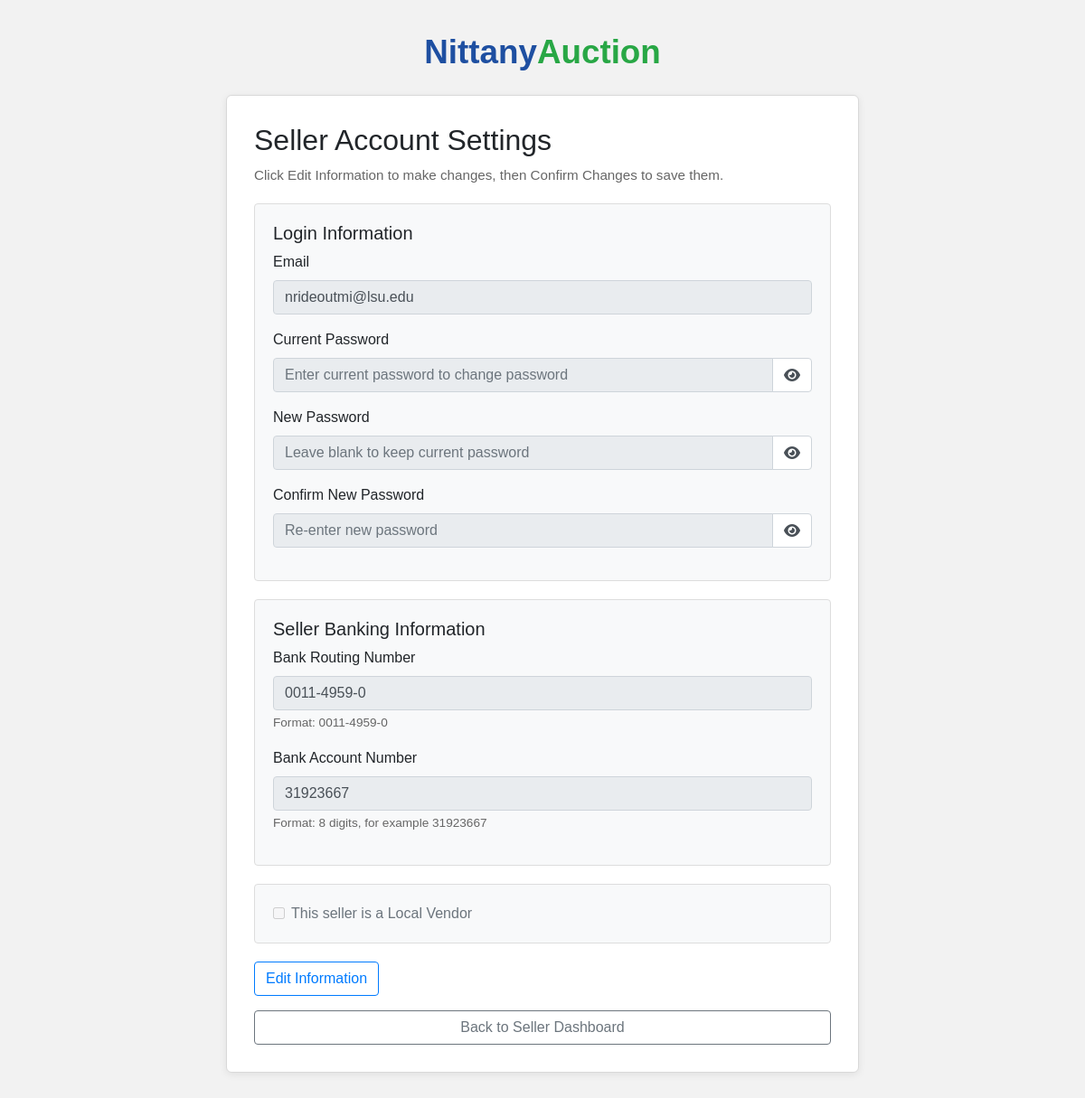
Before: /seller-account (signed in) with the older database file.
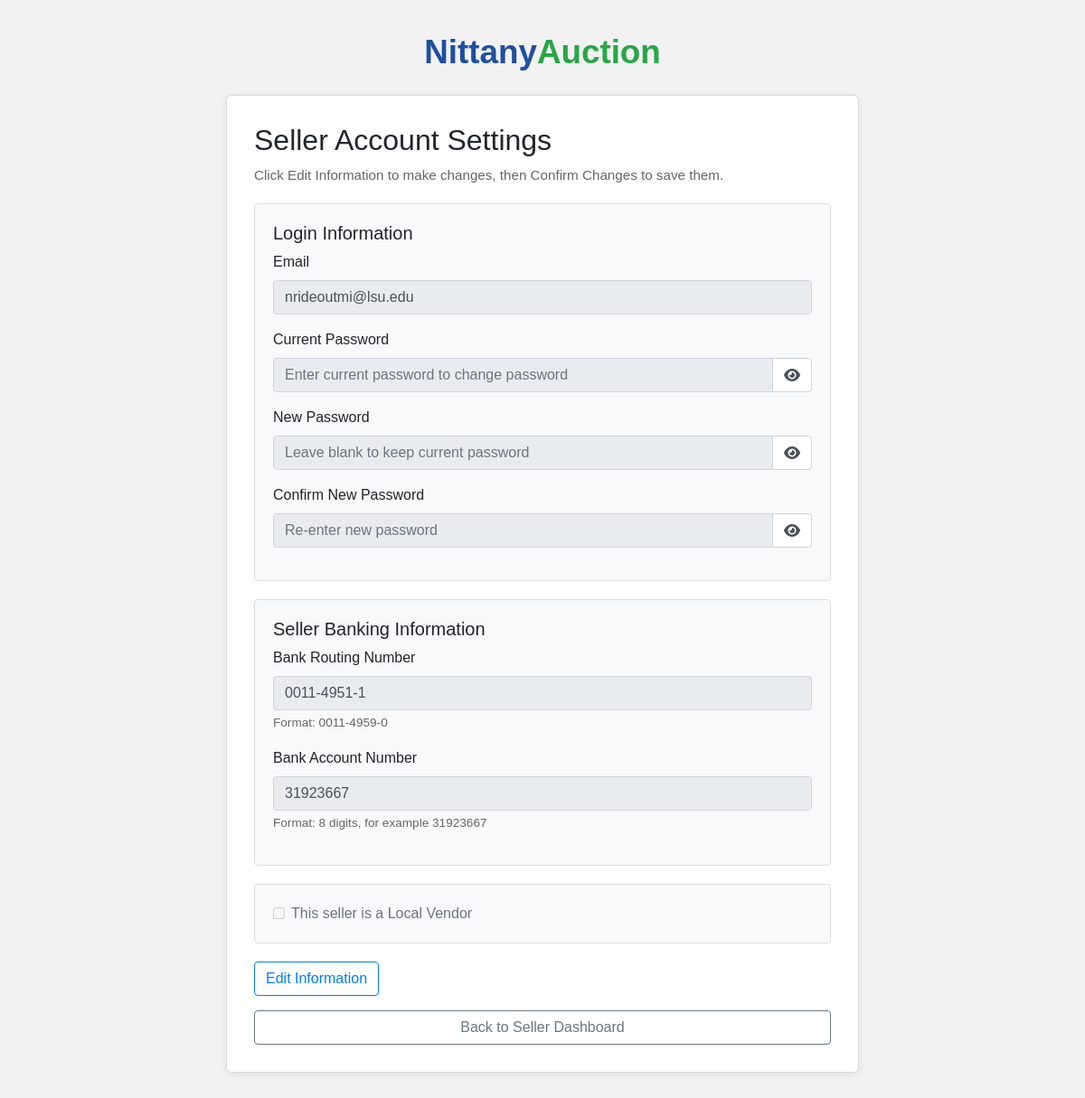
After: the same page with the newer database file.
### tables this page shows
CREATE TABLE Sellers (
    email TEXT PRIMARY KEY,
    bank_routing_number TEXT NOT NULL,
    bank_account_number TEXT NOT NULL,
    balance REAL DEFAULT 0.0,
    FOREIGN KEY (email) REFERENCES Users(email)
        ON UPDATE CASCADE
        ON DELETE RESTRICT
);

### app.py (the view, shortened to what this page needs)
@app.route('/seller-account', methods=['GET', 'POST'])
def seller_account():
    user_email = session.get('email')
    if not user_email:
        return redirect(url_for('authenticate'))
    connection = sql.connect('database.db')
    cursor = connection.cursor()
    error = None
    success = None
    cursor.execute("""
        SELECT email, bank_routing_number, bank_account_number, balance
        FROM Sellers
        WHERE email = ?
    """, (user_email,))
    seller_row = cursor.fetchone()
    seller = None
    if seller_row:
        seller = {
            'email': seller_row[0],
            'bank_routing_number': seller_row[1],
            'bank_account_number': seller_row[2],
            'balance': seller_row[3]
        }
    cursor.execute("""
        SELECT email, business_name, business_address_id, customer_service_phone_number
        FROM Local_Vendors
        WHERE email = ?
    """, (user_email,))
    vendor_row = cursor.fetchone()
    local_vendor = None
    business_address = None
    connection.close()
    return render_template(
        'seller_account.html',
        email=user_email,
        seller=seller,
        local_vendor=local_vendor,
        business_address=business_address,
        error=error,
        success=success
    )

### templates/seller_account.html (shortened to what the changed rows need)
<!DOCTYPE html>
<html lang="en">
<head>
    <link rel="stylesheet"
          href="https://stackpath.bootstrapcdn.com/bootstrap/4.4.1/css/bootstrap.min.css">
    <link rel="stylesheet"
          href="https://cdnjs.cloudflare.com/ajax/libs/font-awesome/6.5.0/css/all.min.css">
</head>
<body>
<div class="page-wrapper">
    <div class="page-container">
        <div class="settings-card">
            <h2>Seller Account Settings</h2>
            <form action="/seller-account" method="POST" id="seller-account-form">
                <div class="section-box">
                    <div class="form-group">
                        <label for="bank_routing_number">Bank Routing Number</label>
                        <input type="text"
                               class="form-control editable-field"
                               id="bank_routing_number"
                               name="bank_routing_number"
                               value="{{ seller.bank_routing_number if seller else '' }}"
                               placeholder="0011-4959-0"
                               inputmode="numeric"
                               maxlength="11"
                               readonly>
                        <div class="hint-text">Format: 0011-4959-0</div>
                    </div>
                    <div class="form-group">
                        <label for="bank_account_number">Bank Account Number</label>
                        <input type="text"
                               class="form-control editable-field"
                               id="bank_account_number"
                               name="bank_account_number"
                               value="{{ seller.bank_account_number if seller else '' }}"
                               placeholder="Enter 8-digit account number"
                               inputmode="numeric"
                               maxlength="8"
                               readonly>
                        <div class="hint-text">Format: 8 digits, for example 31923667</div>
                    </div>
                </div>
            </form>
        </div>
    </div>
</div>
</body>
</html>

Changed rows visible on the page:
changed Sellers: bank_routing_number "0011-4959-0" → "0011-4951-1"
